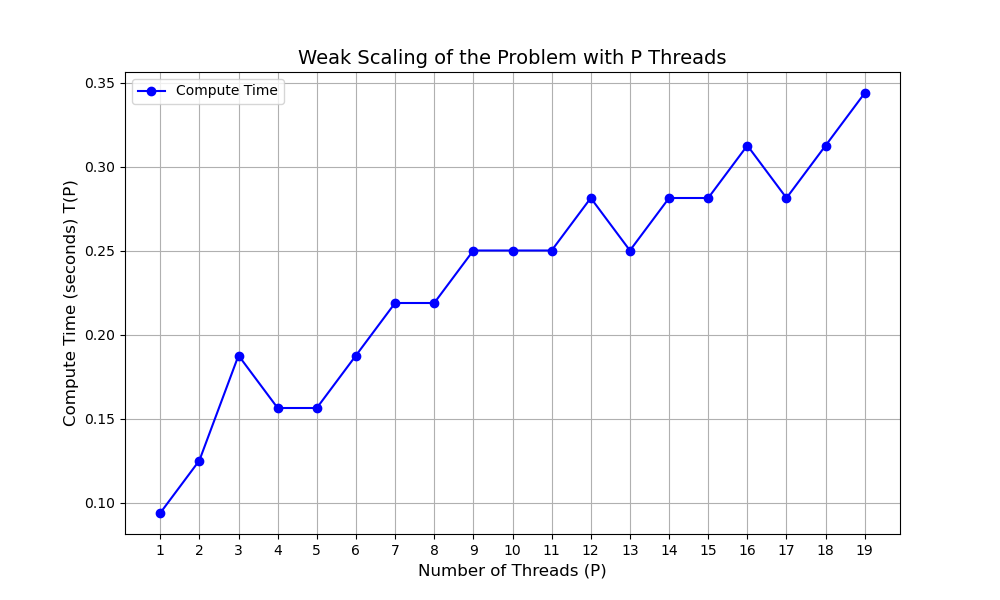

Recreate this plot in Python.
import matplotlib.pyplot as plt
import re

# Nome del file dei risultati
input_file = "weak.txt"

# Liste per salvare i dati
threads = []
compute_times = []

# Pattern per trovare il numero di thread e il tempo di calcolo
thread_pattern = re.compile(r"OMP_NUM_THREADS=(\d+)")
compute_time_pattern = re.compile(r"Compute time CPU:\s*([\d.]+)")

# Lettura del file
with open(input_file, "r") as file:
    for line in file:
        # Cerca il numero di thread
        thread_match = thread_pattern.search(line)
        if thread_match:
            threads.append(int(thread_match.group(1)))
        
        # Cerca il tempo di calcolo
        compute_time_match = compute_time_pattern.search(line)
        if compute_time_match:
            compute_times.append(float(compute_time_match.group(1)))

# Debugging: verificare la lunghezza delle liste
print(f"Threads: {len(threads)} elementi - {threads}")
print(f"Compute Times: {len(compute_times)} elementi - {compute_times}")

# Controllo della lunghezza delle liste
min_length = min(len(threads), len(compute_times))

# Allineare threads e compute_times alla stessa lunghezza
threads = threads[:min_length]
compute_times = compute_times[:min_length]

print(f"Dati aggiornati: Threads = {threads}, Compute Times = {compute_times}")

# Creazione del grafico
plt.figure(figsize=(10, 6))
plt.plot(threads, compute_times, marker='o', linestyle='-', color='b', label='Compute Time')

# Impostare i valori dell'asse x come interi
plt.xticks(threads)

# Etichette degli assi
plt.xlabel('Number of Threads (P)', fontsize=12)
plt.ylabel('Compute Time (seconds) T(P)', fontsize=12)

# Titolo
plt.title('Weak Scaling of the Problem with P Threads', fontsize=14)

# Aggiungere una griglia
plt.grid(True)

# Aggiungere una legenda
plt.legend()

# Salvataggio e visualizzazione del grafico
plt.savefig("weak_time_plot.png")
plt.show()

